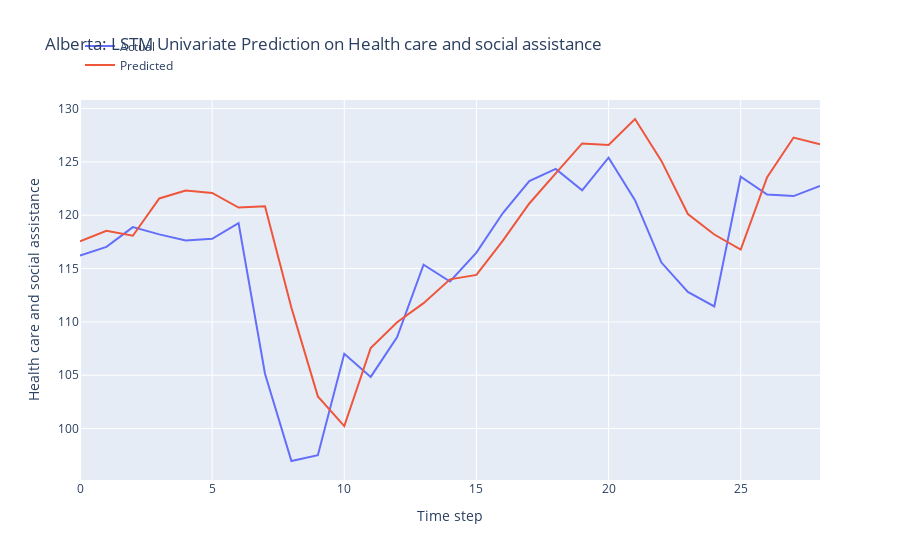

Here is the notebook cell this chart was saved with:
### Markdown cell above
LSTM Model Development

### Code cell
n_features = 1
X_train = X_train.reshape(X_train.shape[0], X_train.shape[1], n_features)

# define model
model = Sequential()
model.add(LSTM(50, activation='relu', input_shape=(n_steps, n_features)))
model.add(Dense(1))

# model = Sequential()
# model.add(LSTM(100, activation='relu', input_shape=(n_steps, n_features), kernel_regularizer=L2(0.001), return_sequences=True))
# model.add(LSTM(50, activation='relu', kernel_regularizer=L2(0.01)))
# model.add(Dense(1))

def r_squared(y_true, y_pred):
    SS_res =  K.sum(K.square(y_true - y_pred)) 
    SS_tot = K.sum(K.square(y_true - K.mean(y_true))) 
    return ( 1 - SS_res/(SS_tot + K.epsilon()) )

# Compile the model
model.compile(optimizer='adam', 
              loss='mse',
              metrics=[r_squared])

early_stopping = EarlyStopping(monitor='loss', patience=5, restore_best_weights=True)

# fit model
history = model.fit(X_train, y_train, 
          epochs = 20,
          batch_size = 32,
          verbose = 0,
          callbacks=[early_stopping])

# Obtain the MSE and R-squared from the last epoch
last_epoch_mse = history.history['loss'][-1]
last_epoch_r_squared = history.history['r_squared'][-1]

# Print the MSE and R-squared
print("Mean Squared Error (MSE) from the last epoch:", last_epoch_mse)
print("R-squared from the last epoch:", last_epoch_r_squared)

# plot loss and r2 score
plt.figure(figsize=(10, 6))

# Plot train loss
plt.plot(history.history['loss'], label='Train Loss')

# Plot train R-squared score
plt.plot(history.history['r_squared'], label='Train R2')

plt.title('Model Training Loss and R-squared Score')
plt.xlabel('Epochs')
plt.ylabel('Value')
plt.legend()
plt.grid(True)
plt.show()

# Evaluate the model
loss = model.evaluate(X_test, y_test)
print("MSE and R_squared:", loss)

# make prediction on test data
X_test = X_test.reshape(X_test.shape[0], X_test.shape[1], n_features)
y_pred = model.predict(X_test)

# Print the first 5 predictions and actual values
print("Predictions:")
flattened_predictions = [pred[0] for pred in y_pred[:10]]
print(flattened_predictions)
# print(y_pred[:10].tolist())
print("Actual values:")
rounded_actual_values = [round(value, len(str(prediction).split('.')[1])) for value, prediction in zip(y_test[:10], flattened_predictions)]
print(rounded_actual_values)

# plot the actual and predicted values for test data
trace1 = go.Scatter(x=np.arange(len(y_test)), y=y_test.flatten(), mode='lines', name='Actual')
trace2 = go.Scatter(x=np.arange(len(y_pred)), y=y_pred.flatten(), mode='lines', name='Predicted')

# Create layout
layout = go.Layout(
    title='Alberta: LSTM Univariate Prediction on Health care and social assistance',
    xaxis=dict(title='Time step'),
    yaxis=dict(title='Health care and social assistance'),
    legend=dict(x=0, y=1.18)
)

# Create figure
fig = go.Figure(data=[trace1, trace2], layout=layout)

# Show plot
fig.show()

### Figure 1 — Plotly figure (JSON) as saved in the notebook; plotly's stock layout.template omitted (floating-point values rounded to 4 significant figures)
{"data": [{"mode": "lines", "name": "Actual", "type": "scatter", "x": [0, 1, 2, 3, 4, 5, 6, 7, 8, 9, 10, 11, 12, 13, 14, 15, 16, 17, 18, 19, 20, 21, 22, 23, 24, 25, 26, 27, 28], "y": [116.2, 117.0, 118.9, 118.2, 117.6, 117.8, 119.3, 105.1, 96.96, 97.51, 107.0, 104.8, 108.6, 115.4, 113.8, 116.5, 120.2, 123.2, 124.3, 122.3, 125.4, 121.4, 115.6, 112.8, 111.4, 123.6, 121.9, 121.8, 122.7]}, {"mode": "lines", "name": "Predicted", "type": "scatter", "x": [0, 1, 2, 3, 4, 5, 6, 7, 8, 9, 10, 11, 12, 13, 14, 15, 16, 17, 18, 19, 20, 21, 22, 23, 24, 25, 26, 27, 28], "y": [117.6, 118.5, 118.1, 121.6, 122.3, 122.1, 120.7, 120.9, 111.3, 103.0, 100.2, 107.6, 110.0, 111.8, 114.0, 114.4, 117.6, 121.1, 123.9, 126.7, 126.6, 129.0, 125.1, 120.1, 118.2, 116.8, 123.6, 127.3, 126.7]}], "layout": {"legend": {"x": 0, "y": 1.18}, "title": {"text": "Alberta: LSTM Univariate Prediction on Health care and social assistance"}, "xaxis": {"title": {"text": "Time step"}}, "yaxis": {"title": {"text": "Health care and social assistance"}}}}
